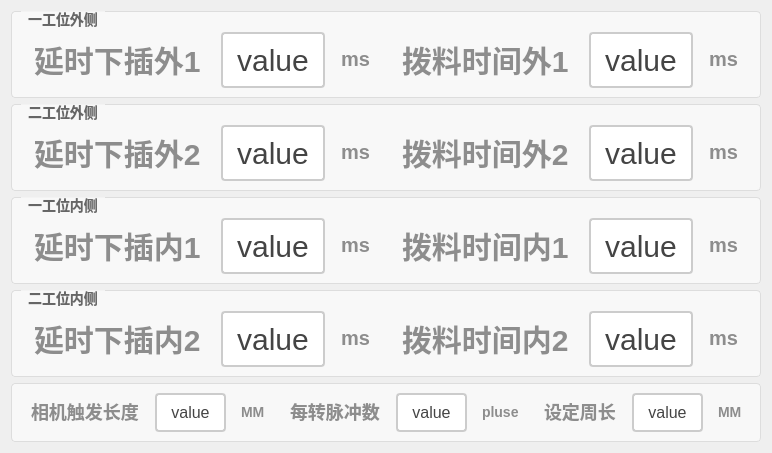
       <widget class="QWidget" name="tab">
        <attribute name="title">
         <string>基本参数</string>
        </attribute>
        <layout class="QGridLayout" name="gridLayout_4">
         <item row="0" column="0">
          <layout class="QVBoxLayout" name="verticalLayout">
           <item>
            <widget class="QGroupBox" name="groupBox_20">
             <property name="styleSheet">
              <string notr="true">QGroupBox {
    border: 1px solid #DDD;
    border-radius: 4px;
    font: bold 14px;
    color: #666;
    background-color: #F8F8F8;
}

QGroupBox::title {
    subcontrol-origin: margin;
    subcontrol-position: top left;
    left: 10px;
    padding: 0 5px;
}</string>
             </property>
             <property name="title">
              <string>一工位外侧</string>
             </property>
             <layout class="QHBoxLayout" name="horizontalLayout_48">
              <property name="topMargin">
               <number>20</number>
              </property>
              <item>
               <layout class="QVBoxLayout" name="verticalLayout_12">
                <item>
                 <layout class="QHBoxLayout" name="horizontalLayout_51">
                  <item>
                   <widget class="QLabel" name="label_44">
                    <property name="styleSheet">
                     <string notr="true">QLabel {
       font-size: 30px;        
       font-weight: bold;        
       color:  rgb(141, 141, 141);       
       padding: 5px 5px;     
       border-bottom: 2px solid #cccccc; 
    }</string>
                    </property>
                    <property name="text">
                     <string>延时下插外1</string>
                    </property>
                   </widget>
                  </item>
                  <item>
                   <widget class="QPushButton" name="btn_yanshixiachawai1">
                    <property name="sizePolicy">
                     <sizepolicy hsizetype="Minimum" vsizetype="Minimum">
                      <horstretch>0</horstretch>
                      <verstretch>0</verstretch>
                     </sizepolicy>
                    </property>
                    <property name="styleSheet">
                     <string notr="true">QPushButton {
    padding: 6px 14px;
    border: 2px solid #CCC;
    border-radius: 4px;
    background-color: white;
    color: #444;
	font-size: 30px; 
}

QPushButton:hover {
    border-color: #999;
    background-color: #F5F5F5;
}

QPushButton:pressed {
    border-color: #777;
    background-color: #EEE;
}</string>
                    </property>
                    <property name="text">
                     <string>value</string>
                    </property>
                   </widget>
                  </item>
                  <item>
                   <widget class="QLabel" name="label_45">
                    <property name="styleSheet">
                     <string notr="true">QLabel {
       font-size: 20px;        
       font-weight: bold;        
       color:  rgb(141, 141, 141);       
       padding: 5px 5px;     
       border-bottom: 2px solid #cccccc; 
    }</string>
                    </property>
                    <property name="text">
                     <string>ms</string>
                    </property>
                   </widget>
                  </item>
                 </layout>
                </item>
               </layout>
              </item>
              <item>
               <layout class="QVBoxLayout" name="verticalLayout_14">
                <item>
                 <layout class="QHBoxLayout" name="horizontalLayout_54">
                  <item>
                   <widget class="QLabel" name="label_50">
                    <property name="styleSheet">
                     <string notr="true">QLabel {
       font-size: 30px;        
       font-weight: bold;        
       color:  rgb(141, 141, 141);       
       padding: 5px 5px;     
       border-bottom: 2px solid #cccccc; 
    }</string>
                    </property>
                    <property name="text">
                     <string>拨料时间外1</string>
                    </property>
                   </widget>
                  </item>
                  <item>
                   <widget class="QPushButton" name="btn_boliaoshijianwai1">
                    <property name="sizePolicy">
                     <sizepolicy hsizetype="Minimum" vsizetype="Minimum">
                      <horstretch>0</horstretch>
                      <verstretch>0</verstretch>
                     </sizepolicy>
                    </property>
                    <property name="styleSheet">
                     <string notr="true">QPushButton {
    padding: 6px 14px;
    border: 2px solid #CCC;
    border-radius: 4px;
    background-color: white;
    color: #444;
	font-size: 30px; 
}

QPushButton:hover {
    border-color: #999;
    background-color: #F5F5F5;
}

QPushButton:pressed {
    border-color: #777;
    background-color: #EEE;
}</string>
                    </property>
                    <property name="text">
                     <string>value</string>
                    </property>
                   </widget>
                  </item>
                  <item>
                   <widget class="QLabel" name="label_51">
                    <property name="styleSheet">
                     <string notr="true">QLabel {
       font-size: 20px;        
       font-weight: bold;        
       color:  rgb(141, 141, 141);       
       padding: 5px 5px;     
       border-bottom: 2px solid #cccccc; 
    }</string>
                    </property>
                    <property name="text">
                     <string>ms</string>
                    </property>
                   </widget>
                  </item>
                 </layout>
                </item>
               </layout>
              </item>
             </layout>
            </widget>
           </item>
           <item>
            <widget class="QGroupBox" name="groupBox_21">
             <property name="styleSheet">
              <string notr="true">QGroupBox {
    border: 1px solid #DDD;
    border-radius: 4px;
    font: bold 14px;
    color: #666;
    background-color: #F8F8F8;
}

QGroupBox::title {
    subcontrol-origin: margin;
    subcontrol-position: top left;
    left: 10px;
    padding: 0 5px;
}</string>
             </property>
             <property name="title">
              <string>二工位外侧</string>
             </property>
             <layout class="QHBoxLayout" name="horizontalLayout_55">
              <property name="topMargin">
               <number>20</number>
              </property>
              <item>
               <layout class="QVBoxLayout" name="verticalLayout_13">
                <item>
                 <layout class="QHBoxLayout" name="horizontalLayout_57">
                  <item>
                   <widget class="QLabel" name="label_52">
                    <property name="styleSheet">
                     <string notr="true">QLabel {
       font-size: 30px;        
       font-weight: bold;        
       color:  rgb(141, 141, 141);       
       padding: 5px 5px;     
       border-bottom: 2px solid #cccccc; 
    }</string>
                    </property>
                    <property name="text">
                     <string>延时下插外2</string>
                    </property>
                   </widget>
                  </item>
                  <item>
                   <widget class="QPushButton" name="btn_yanshixiachawai2">
                    <property name="sizePolicy">
                     <sizepolicy hsizetype="Minimum" vsizetype="Minimum">
                      <horstretch>0</horstretch>
                      <verstretch>0</verstretch>
                     </sizepolicy>
                    </property>
                    <property name="styleSheet">
                     <string notr="true">QPushButton {
    padding: 6px 14px;
    border: 2px solid #CCC;
    border-radius: 4px;
    background-color: white;
    color: #444;
	font-size: 30px; 
}

QPushButton:hover {
    border-color: #999;
    background-color: #F5F5F5;
}

QPushButton:pressed {
    border-color: #777;
    background-color: #EEE;
}</string>
                    </property>
                    <property name="text">
                     <string>value</string>
                    </property>
                   </widget>
                  </item>
                  <item>
                   <widget class="QLabel" name="label_53">
                    <property name="styleSheet">
                     <string notr="true">QLabel {
       font-size: 20px;        
       font-weight: bold;        
       color:  rgb(141, 141, 141);       
       padding: 5px 5px;     
       border-bottom: 2px solid #cccccc; 
    }</string>
                    </property>
                    <property name="text">
                     <string>ms</string>
                    </property>
                   </widget>
                  </item>
                 </layout>
                </item>
               </layout>
              </item>
              <item>
               <layout class="QVBoxLayout" name="verticalLayout_15">
                <item>
                 <layout class="QHBoxLayout" name="horizontalLayout_60">
                  <item>
                   <widget class="QLabel" name="label_80">
                    <property name="styleSheet">
                     <string notr="true">QLabel {
       font-size: 30px;        
       font-weight: bold;        
       color:  rgb(141, 141, 141);       
       padding: 5px 5px;     
       border-bottom: 2px solid #cccccc; 
    }</string>
                    </property>
                    <property name="text">
                     <string>拨料时间外2</string>
                    </property>
                   </widget>
                  </item>
                  <item>
                   <widget class="QPushButton" name="btn_boliaoshijianwai2">
                    <property name="sizePolicy">
                     <sizepolicy hsizetype="Minimum" vsizetype="Minimum">
                      <horstretch>0</horstretch>
                      <verstretch>0</verstretch>
                     </sizepolicy>
                    </property>
                    <property name="styleSheet">
                     <string notr="true">QPushButton {
    padding: 6px 14px;
    border: 2px solid #CCC;
    border-radius: 4px;
    background-color: white;
    color: #444;
	font-size: 30px; 
}

QPushButton:hover {
    border-color: #999;
    background-color: #F5F5F5;
}

QPushButton:pressed {
    border-color: #777;
    background-color: #EEE;
}</string>
                    </property>
                    <property name="text">
                     <string>value</string>
                    </property>
                   </widget>
                  </item>
                  <item>
                   <widget class="QLabel" name="label_81">
                    <property name="styleSheet">
                     <string notr="true">QLabel {
       font-size: 20px;        
       font-weight: bold;        
       color:  rgb(141, 141, 141);       
       padding: 5px 5px;     
       border-bottom: 2px solid #cccccc; 
    }</string>
                    </property>
                    <property name="text">
                     <string>ms</string>
                    </property>
                   </widget>
                  </item>
                 </layout>
                </item>
               </layout>
              </item>
             </layout>
            </widget>
           </item>
           <item>
            <widget class="QGroupBox" name="groupBox_22">
             <property name="styleSheet">
              <string notr="true">QGroupBox {
    border: 1px solid #DDD;
    border-radius: 4px;
    font: bold 14px;
    color: #666;
    background-color: #F8F8F8;
}

QGroupBox::title {
    subcontrol-origin: margin;
    subcontrol-position: top left;
    left: 10px;
    padding: 0 5px;
}</string>
             </property>
             <property name="title">
              <string>一工位内侧</string>
             </property>
             <layout class="QHBoxLayout" name="horizontalLayout_61">
              <property name="topMargin">
               <number>20</number>
              </property>
              <item>
               <layout class="QVBoxLayout" name="verticalLayout_16">
                <item>
                 <layout class="QHBoxLayout" name="horizontalLayout_62">
                  <item>
                   <widget class="QLabel" name="label_82">
                    <property name="styleSheet">
                     <string notr="true">QLabel {
       font-size: 30px;        
       font-weight: bold;        
       color:  rgb(141, 141, 141);       
       padding: 5px 5px;     
       border-bottom: 2px solid #cccccc; 
    }</string>
                    </property>
                    <property name="text">
                     <string>延时下插内1</string>
                    </property>
                   </widget>
                  </item>
                  <item>
                   <widget class="QPushButton" name="btn_yanshixiachanei1">
                    <property name="sizePolicy">
                     <sizepolicy hsizetype="Minimum" vsizetype="Minimum">
                      <horstretch>0</horstretch>
                      <verstretch>0</verstretch>
                     </sizepolicy>
                    </property>
                    <property name="styleSheet">
                     <string notr="true">QPushButton {
    padding: 6px 14px;
    border: 2px solid #CCC;
    border-radius: 4px;
    background-color: white;
    color: #444;
	font-size: 30px; 
}

QPushButton:hover {
    border-color: #999;
    background-color: #F5F5F5;
}

QPushButton:pressed {
    border-color: #777;
    background-color: #EEE;
}</string>
                    </property>
                    <property name="text">
                     <string>value</string>
                    </property>
                   </widget>
                  </item>
                  <item>
                   <widget class="QLabel" name="label_83">
                    <property name="styleSheet">
                     <string notr="true">QLabel {
       font-size: 20px;        
       font-weight: bold;        
       color:  rgb(141, 141, 141);       
       padding: 5px 5px;     
       border-bottom: 2px solid #cccccc; 
    }</string>
                    </property>
                    <property name="text">
                     <string>ms</string>
                    </property>
                   </widget>
                  </item>
                 </layout>
                </item>
               </layout>
              </item>
              <item>
               <layout class="QVBoxLayout" name="verticalLayout_17">
                <item>
                 <layout class="QHBoxLayout" name="horizontalLayout_68">
                  <item>
                   <widget class="QLabel" name="label_88">
                    <property name="styleSheet">
                     <string notr="true">QLabel {
       font-size: 30px;        
       font-weight: bold;        
       color:  rgb(141, 141, 141);       
       padding: 5px 5px;     
       border-bottom: 2px solid #cccccc; 
    }</string>
                    </property>
                    <property name="text">
                     <string>拨料时间内1</string>
                    </property>
                   </widget>
                  </item>
                  <item>
                   <widget class="QPushButton" name="btn_boliaoshijiannei1">
                    <property name="sizePolicy">
                     <sizepolicy hsizetype="Minimum" vsizetype="Minimum">
                      <horstretch>0</horstretch>
                      <verstretch>0</verstretch>
                     </sizepolicy>
                    </property>
                    <property name="styleSheet">
                     <string notr="true">QPushButton {
    padding: 6px 14px;
    border: 2px solid #CCC;
    border-radius: 4px;
    background-color: white;
    color: #444;
	font-size: 30px; 
}

QPushButton:hover {
    border-color: #999;
    background-color: #F5F5F5;
}

QPushButton:pressed {
    border-color: #777;
    background-color: #EEE;
}</string>
                    </property>
                    <property name="text">
                     <string>value</string>
                    </property>
                   </widget>
                  </item>
                  <item>
                   <widget class="QLabel" name="label_89">
                    <property name="styleSheet">
                     <string notr="true">QLabel {
       font-size: 20px;        
       font-weight: bold;        
       color:  rgb(141, 141, 141);       
       padding: 5px 5px;     
       border-bottom: 2px solid #cccccc; 
    }</string>
                    </property>
                    <property name="text">
                     <string>ms</string>
                    </property>
                   </widget>
                  </item>
                 </layout>
                </item>
               </layout>
              </item>
             </layout>
            </widget>
           </item>
           <item>
            <widget class="QGroupBox" name="groupBox_23">
             <property name="styleSheet">
              <string notr="true">QGroupBox {
    border: 1px solid #DDD;
    border-radius: 4px;
    font: bold 14px;
    color: #666;
    background-color: #F8F8F8;
}

QGroupBox::title {
    subcontrol-origin: margin;
    subcontrol-position: top left;
    left: 10px;
    padding: 0 5px;
}</string>
             </property>
             <property name="title">
              <string>二工位内侧</string>
             </property>
             <layout class="QHBoxLayout" name="horizontalLayout_69">
              <property name="topMargin">
               <number>20</number>
              </property>
              <item>
               <layout class="QVBoxLayout" name="verticalLayout_18">
                <item>
                 <layout class="QHBoxLayout" name="horizontalLayout_70">
                  <item>
                   <widget class="QLabel" name="label_90">
                    <property name="styleSheet">
                     <string notr="true">QLabel {
       font-size: 30px;        
       font-weight: bold;        
       color:  rgb(141, 141, 141);       
       padding: 5px 5px;     
       border-bottom: 2px solid #cccccc; 
    }</string>
                    </property>
                    <property name="text">
                     <string>延时下插内2</string>
                    </property>
                   </widget>
                  </item>
                  <item>
                   <widget class="QPushButton" name="btn_yanshixiachanei2">
                    <property name="sizePolicy">
                     <sizepolicy hsizetype="Minimum" vsizetype="Minimum">
                      <horstretch>0</horstretch>
                      <verstretch>0</verstretch>
                     </sizepolicy>
                    </property>
                    <property name="styleSheet">
                     <string notr="true">QPushButton {
    padding: 6px 14px;
    border: 2px solid #CCC;
    border-radius: 4px;
    background-color: white;
    color: #444;
	font-size: 30px; 
}

QPushButton:hover {
    border-color: #999;
    background-color: #F5F5F5;
}

QPushButton:pressed {
    border-color: #777;
    background-color: #EEE;
}</string>
                    </property>
                    <property name="text">
                     <string>value</string>
                    </property>
                   </widget>
                  </item>
                  <item>
                   <widget class="QLabel" name="label_91">
                    <property name="styleSheet">
                     <string notr="true">QLabel {
       font-size: 20px;        
       font-weight: bold;        
       color:  rgb(141, 141, 141);       
       padding: 5px 5px;     
       border-bottom: 2px solid #cccccc; 
    }</string>
                    </property>
                    <property name="text">
                     <string>ms</string>
                    </property>
                   </widget>
                  </item>
                 </layout>
                </item>
               </layout>
              </item>
              <item>
               <layout class="QVBoxLayout" name="verticalLayout_19">
                <item>
                 <layout class="QHBoxLayout" name="horizontalLayout_73">
                  <item>
                   <widget class="QLabel" name="label_96">
                    <property name="styleSheet">
                     <string notr="true">QLabel {
       font-size: 30px;        
       font-weight: bold;        
       color:  rgb(141, 141, 141);       
       padding: 5px 5px;     
       border-bottom: 2px solid #cccccc; 
    }</string>
                    </property>
                    <property name="text">
                     <string>拨料时间内2</string>
                    </property>
                   </widget>
                  </item>
                  <item>
                   <widget class="QPushButton" name="btn_boliaoshijiannei2">
                    <property name="sizePolicy">
                     <sizepolicy hsizetype="Minimum" vsizetype="Minimum">
                      <horstretch>0</horstretch>
                      <verstretch>0</verstretch>
                     </sizepolicy>
                    </property>
                    <property name="styleSheet">
                     <string notr="true">QPushButton {
    padding: 6px 14px;
    border: 2px solid #CCC;
    border-radius: 4px;
    background-color: white;
    color: #444;
	font-size: 30px; 
}

QPushButton:hover {
    border-color: #999;
    background-color: #F5F5F5;
}

QPushButton:pressed {
    border-color: #777;
    background-color: #EEE;
}</string>
                    </property>
                    <property name="text">
                     <string>value</string>
                    </property>
                   </widget>
                  </item>
                  <item>
                   <widget class="QLabel" name="label_97">
                    <property name="styleSheet">
                     <string notr="true">QLabel {
       font-size: 20px;        
       font-weight: bold;        
       color:  rgb(141, 141, 141);       
       padding: 5px 5px;     
       border-bottom: 2px solid #cccccc; 
    }</string>
                    </property>
                    <property name="text">
                     <string>ms</string>
                    </property>
                   </widget>
                  </item>
                 </layout>
                </item>
               </layout>
              </item>
             </layout>
            </widget>
           </item>
           <item>
            <widget class="QGroupBox" name="groupBox_4">
             <property name="styleSheet">
              <string notr="true">QGroupBox {
    border: 1px solid #DDD;
    border-radius: 4px;
    font: bold 14px;
    color: #666;
    background-color: #F8F8F8;
}

QGroupBox::title {
    subcontrol-origin: margin;
    subcontrol-position: top left;
    left: 10px;
    padding: 0 5px;
}</string>
             </property>
             <property name="title">
              <string/>
             </property>
             <layout class="QGridLayout" name="gridLayout_9">
              <item row="0" column="0">
               <layout class="QHBoxLayout" name="horizontalLayout_2">
                <item>
                 <layout class="QHBoxLayout" name="horizontalLayout_63">
                  <item>
                   <widget class="QLabel" name="label_71">
                    <property name="styleSheet">
                     <string notr="true">QLabel {
       font-size: 18px;        
       font-weight: bold;        
       color:  rgb(141, 141, 141);       
       padding: 5px 5px;     
       border-bottom: 2px solid #cccccc; 
    }</string>
                    </property>
                    <property name="text">
                     <string>相机触发长度</string>
                    </property>
                   </widget>
                  </item>
                  <item>
                   <widget class="QPushButton" name="btn_xiangjichufachangdu">
                    <property name="sizePolicy">
                     <sizepolicy hsizetype="Minimum" vsizetype="Minimum">
                      <horstretch>0</horstretch>
                      <verstretch>0</verstretch>
                     </sizepolicy>
                    </property>
                    <property name="styleSheet">
                     <string notr="true">QPushButton {
    padding: 6px 14px;
    border: 2px solid #CCC;
    border-radius: 4px;
    background-color: white;
    color: #444;
	font-size:16px;
}

QPushButton:hover {
    border-color: #999;
    background-color: #F5F5F5;
}

QPushButton:pressed {
    border-color: #777;
    background-color: #EEE;
}</string>
                    </property>
                    <property name="text">
                     <string>value</string>
                    </property>
                   </widget>
                  </item>
                  <item>
                   <widget class="QLabel" name="label_72">
                    <property name="styleSheet">
                     <string notr="true">QLabel {
       font-size: 14px;        
       font-weight: bold;        
       color:  rgb(141, 141, 141);       
       padding: 5px 5px;     
       border-bottom: 2px solid #cccccc; 
    }</string>
                    </property>
                    <property name="text">
                     <string>MM</string>
                    </property>
                   </widget>
                  </item>
                 </layout>
                </item>
                <item>
                 <layout class="QHBoxLayout" name="horizontalLayout_64">
                  <item>
                   <widget class="QLabel" name="label_73">
                    <property name="styleSheet">
                     <string notr="true">QLabel {
       font-size: 18px;        
       font-weight: bold;        
       color:  rgb(141, 141, 141);       
       padding: 5px 5px;     
       border-bottom: 2px solid #cccccc; 
    }</string>
                    </property>
                    <property name="text">
                     <string>每转脉冲数</string>
                    </property>
                   </widget>
                  </item>
                  <item>
                   <widget class="QPushButton" name="btn_meizhuanmaichongshu">
                    <property name="sizePolicy">
                     <sizepolicy hsizetype="Minimum" vsizetype="Minimum">
                      <horstretch>0</horstretch>
                      <verstretch>0</verstretch>
                     </sizepolicy>
                    </property>
                    <property name="styleSheet">
                     <string notr="true">QPushButton {
    padding: 6px 14px;
    border: 2px solid #CCC;
    border-radius: 4px;
    background-color: white;
    color: #444;
	font-size:16px;
}

QPushButton:hover {
    border-color: #999;
    background-color: #F5F5F5;
}

QPushButton:pressed {
    border-color: #777;
    background-color: #EEE;
}</string>
                    </property>
                    <property name="text">
                     <string>value</string>
                    </property>
                   </widget>
                  </item>
                  <item>
                   <widget class="QLabel" name="label_74">
                    <property name="styleSheet">
                     <string notr="true">QLabel {
       font-size: 14px;        
       font-weight: bold;        
       color:  rgb(141, 141, 141);       
       padding: 5px 5px;     
       border-bottom: 2px solid #cccccc; 
    }</string>
                    </property>
                    <property name="text">
                     <string>pluse</string>
                    </property>
                   </widget>
                  </item>
                 </layout>
                </item>
                <item>
                 <layout class="QHBoxLayout" name="horizontalLayout_65">
                  <item>
                   <widget class="QLabel" name="label_75">
                    <property name="styleSheet">
                     <string notr="true">QLabel {
       font-size: 18px;        
       font-weight: bold;        
       color:  rgb(141, 141, 141);       
       padding: 5px 5px;     
       border-bottom: 2px solid #cccccc; 
    }</string>
                    </property>
                    <property name="text">
                     <string>设定周长</string>
                    </property>
                   </widget>
                  </item>
                  <item>
                   <widget class="QPushButton" name="btn_shedingzhouchang">
                    <property name="sizePolicy">
                     <sizepolicy hsizetype="Minimum" vsizetype="Minimum">
                      <horstretch>0</horstretch>
                      <verstretch>0</verstretch>
                     </sizepolicy>
                    </property>
                    <property name="styleSheet">
                     <string notr="true">QPushButton {
    padding: 6px 14px;
    border: 2px solid #CCC;
    border-radius: 4px;
    background-color: white;
    color: #444;
	font-size:16px;
}

QPushButton:hover {
    border-color: #999;
    background-color: #F5F5F5;
}

QPushButton:pressed {
    border-color: #777;
    background-color: #EEE;
}</string>
                    </property>
                    <property name="text">
                     <string>value</string>
                    </property>
                   </widget>
                  </item>
                  <item>
                   <widget class="QLabel" name="label_76">
                    <property name="styleSheet">
                     <string notr="true">QLabel {
       font-size: 14px;        
       font-weight: bold;        
       color:  rgb(141, 141, 141);       
       padding: 5px 5px;     
       border-bottom: 2px solid #cccccc; 
    }</string>
                    </property>
                    <property name="text">
                     <string>MM</string>
                    </property>
                   </widget>
                  </item>
                 </layout>
                </item>
               </layout>
              </item>
             </layout>
            </widget>
           </item>
          </layout>
         </item>
        </layout>
       </widget>
